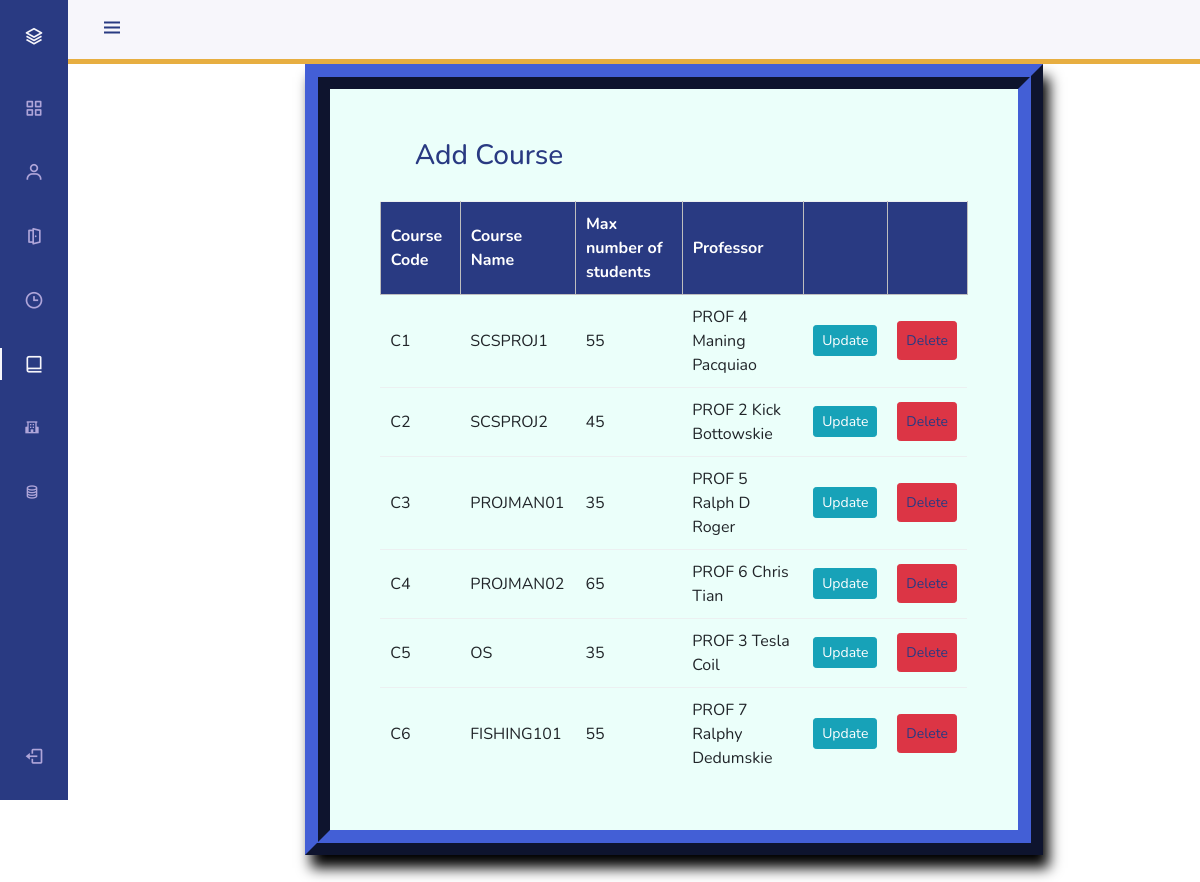
Page /course_list/ on the committed database.
### scheduling_using_genetic/models.py (models this page shows, shortened)
class Course(models.Model):
    course_number = models.CharField(max_length=5, primary_key=True)
    course_name = models.CharField(max_length=40)
    max_numb_students = models.IntegerField(default=0)
    instructors = models.ManyToManyField(Instructor)

class Instructor(models.Model):
    uid = models.CharField(max_length=6)
    name = models.CharField(max_length=25)
    def __str__(self):
        return f'{self.uid} {self.name}'

### scheduling_using_genetic/views.py (the view)
# urls.py: path('course_list/', views.course_list_view, name='editcourse'),
def course_list_view(request):
    context = {
        'courses': Course.objects.all()
    }
    return render(request, 'courselist.html', context)

### scheduling_using_genetic/templates/courselist.html (shortened to what this page needs)
{% block content %}
{% load static %}
<!DOCTYPE html>
<html lang="en">
    <head>
        <link href='https://cdn.jsdelivr.net/npm/boxicons@2.0.5/css/boxicons.min.css' rel='stylesheet'>
        <link rel="stylesheet" href="https://maxcdn.bootstrapcdn.com/bootstrap/4.0.0/css/bootstrap.min.css">
        <link rel="stylesheet" href="{% static 'css/styles.css' %}">
    </head>
    <body id="body-pd">
        <header class="header" id="header" style="border-bottom: 5px solid #e7ae41;">
            <div class="header__toggle">
                <i class='bx bx-menu' id="header-toggle"></i>
            </div>
        </header>
       <div class="l-navbar" id="nav-bar">
            <nav class="nav">
                <div>
                    <a href="#" class="nav__logo">
                        <i class='bx bx-layer nav__logo-icon'></i>
                    </a>
                    <div class="nav__list">
                        <a href="{% url 'index' %}" class="nav__link ">
                        <i class='bx bx-grid-alt nav__icon' ></i>
                        </a>
                        <a href="{% url 'addprofessor' %}" class="nav__link">
                            <i class='bx bx-user nav__icon' ></i>
                        </a>
                        <a href="{% url 'addroom' %}" class="nav__link">
                            <i class='bx bx-door-open nav__icon' ></i>
                        </a>
                        <a href="{% url 'addmeetingtime' %}" class="nav__link">
                            <i class='bx bx-time nav__icon' ></i>
                        </a>
                        <a href="{% url 'addcourse' %}" class="nav__link active">
                            <i class='bx bx-book-alt nav__icon' ></i>
                        </a>
                        <a href="{% url 'adddepartment' %}" class="nav__link">
                            <i class='bx bxs-school' ></i>
                        </a>
                        <a href="{% url 'addsection' %}" class="nav__link">
                            <i class='bx bx-coin-stack' ></i>
                        </a>
                    </div>
                </div>
                <a href="{% url 'logout' %}" class="nav__link">
                    <i class='bx bx-log-out nav__icon' ></i>
                </a>
            </nav>
        </div>
        <div class="container">
<fieldset class="fieldset">
    <a href="{% url 'addcourse'%}"><h1 class="tablink" onclick="openPage('new')" id="defaultOpen">Add Course</h1></a>
    <div class="tabcontent" id="edit">
        <table class="table1">
            <thead>
            <tr class="table-headers">
            <th>Course Code</th>
            <th>Course Name</th>
            <th>Max number of students</th>
                <th>Professor</th>
                <th  class="empty"></th>
            <th  class="empty"></th>
            </tr>
            </thead>
            <tbody>
            {% for crs in courses %}
            <tr>
             <td>{{crs.course_number}}</td>
             <td>{{crs.course_name}}</td>
             <td>{{crs.max_numb_students}}</td>
                <td>{{ crs.instructors.first }}</td>
                <td><a class="btn btn-sm btn-info" href="{% url 'update_course' crs.course_number %}">Update</a></td>
             <td class="empty">
                <form action="{% url 'deletecourse' crs.course_number %}" method="post">
                        <input type="submit" value="Delete" class="btn btn-sm btn-danger">
                </form>
             </td>
             </tr>
            {% endfor %}
            </tbody>
        </table>
    </div>
</fieldset>
        </div>
      </body>
</html>
{% endblock %}

### static/css/styles.css (style rules this page uses)
:root { --header-height: 3rem; --nav-width: 68px; --first-color: #293a82; --first-color-light: #AFA5D9; --white-color: #F7F6FB; --body-font: 'Nunito', sans-serif; --normal-font-size: 1rem; --z-fixed: 100; }
*,::before,::after { box-sizing: border-box; }
body { position: relative; margin: var(--header-height) 0 0 0; padding: 0 1rem; font-family: var(--body-font); font-size: var(--normal-font-size); transition: .5s; }
a { text-decoration: none; }
.header { width: 100%; height: var(--header-height); position: fixed; top: 0; left: 0; display: flex; align-items: center; justify-content: space-between; padding: 0 1rem; background-color: var(--white-color); z-index: var(--z-fixed); transition: .5s; }
.header__toggle { color: var(--first-color); font-size: 1.5rem; cursor: pointer; }
.l-navbar { position: fixed; top: 0; left: -30%; width: var(--nav-width); height: 100vh; background-color: var(--first-color); padding: .5rem 1rem 0 0; transition: .5s; z-index: var(--z-fixed); }
.nav { height: 100%; display: flex; flex-direction: column; justify-content: space-between; overflow: hidden; }
.nav__logo, .nav__link { display: grid; grid-template-columns: max-content max-content; align-items: center; column-gap: 1rem; padding: .5rem 0 .5rem 1.5rem; }
.nav__logo { margin-bottom: 2rem; }
.nav__logo-icon { font-size: 1.25rem; color: var(--white-color); }
.nav__link { position: relative; color: var(--first-color-light); margin-bottom: 1.5rem; transition: .3s; }
.nav__icon { font-size: 1.25rem; }
.active { color: var(--white-color); }
.active::before { content: ''; position: absolute; left: 0; width: 2px; height: 32px; background-color: var(--white-color); }
@media screen and (min-width: 768px) { body { margin: calc(var(--header-height) + 1rem) 0 0 0; padding-left: calc(var(--nav-width) + 2rem); } }
@media screen and (min-width: 768px) { .header { height: calc(var(--header-height) + 1rem); padding: 0 2rem 0 calc(var(--nav-width) + 2rem); } }
@media screen and (min-width: 768px) { .l-navbar { left: 0; padding: 1rem 1rem 0 0; } }
.container { height: 850px; position: relative; }
.fieldset h1 { color: #293a82; padding-bottom: 20px; margin-left: 35px; display: inline-block; cursor: pointer; font-size: 28px; }
.fieldset input { padding:8px; color: #293a82 }
.table2 td, th { border: 1px solid rgb(190,190,190); padding: 10px 20px; }
.table1 { width: 100%; border-collapse: collapse; text-align: left; overflow: hidden; }
.table1 td, th { border-top: 1px solid #ECF0F1; padding: 10px; }
.table1 th { background-color: #293a82; color: #fff; }
.fieldset { margin-top: 3%; margin-left: 18%; margin-right: 12%; padding: 50px; border-width: 25px; border-style: ridge; border-color: #293a82; box-shadow: 6px 13px 13px 0px black; background-color: #ebfffa; }

### rows in the picture
Course: course_number "C1", course_name "SCSPROJ1", max_numb_students "55", instructors.first "PROF 4 Maning Pacquiao"
Course: course_number "C2", course_name "SCSPROJ2", max_numb_students "45", instructors.first "PROF 2 Kick Bottowskie"
Course: course_number "C3", course_name "PROJMAN01", max_numb_students "35", instructors.first "PROF 5 Ralph D Roger"
Course: course_number "C4", course_name "PROJMAN02", max_numb_students "65", instructors.first "PROF 6 Chris Tian"
Course: course_number "C5", course_name "OS", max_numb_students "35", instructors.first "PROF 3 Tesla Coil"
Course: course_number "C6", course_name "FISHING101", max_numb_students "55", instructors.first "PROF 7 Ralphy Dedumskie"
